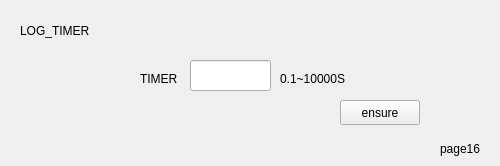
   <widget class="QWidget" name="page_17">
    <widget class="QLineEdit" name="time_value_lineEdit">
     <property name="geometry">
      <rect>
       <x>190</x>
       <y>60</y>
       <width>81</width>
       <height>31</height>
      </rect>
     </property>
    </widget>
    <widget class="QLabel" name="label_79">
     <property name="geometry">
      <rect>
       <x>20</x>
       <y>20</y>
       <width>81</width>
       <height>21</height>
      </rect>
     </property>
     <property name="text">
      <string>LOG_TIMER</string>
     </property>
    </widget>
    <widget class="QLabel" name="label_80">
     <property name="geometry">
      <rect>
       <x>140</x>
       <y>70</y>
       <width>67</width>
       <height>17</height>
      </rect>
     </property>
     <property name="text">
      <string>TIMER</string>
     </property>
    </widget>
    <widget class="QLabel" name="label_81">
     <property name="geometry">
      <rect>
       <x>440</x>
       <y>140</y>
       <width>51</width>
       <height>17</height>
      </rect>
     </property>
     <property name="text">
      <string>page16</string>
     </property>
    </widget>
    <widget class="QLabel" name="label">
     <property name="geometry">
      <rect>
       <x>280</x>
       <y>70</y>
       <width>91</width>
       <height>17</height>
      </rect>
     </property>
     <property name="text">
      <string>0.1~10000S</string>
     </property>
    </widget>
    <widget class="QPushButton" name="timer_ensure_pushButton">
     <property name="geometry">
      <rect>
       <x>340</x>
       <y>100</y>
       <width>80</width>
       <height>25</height>
      </rect>
     </property>
     <property name="text">
      <string>ensure</string>
     </property>
    </widget>
   </widget>
